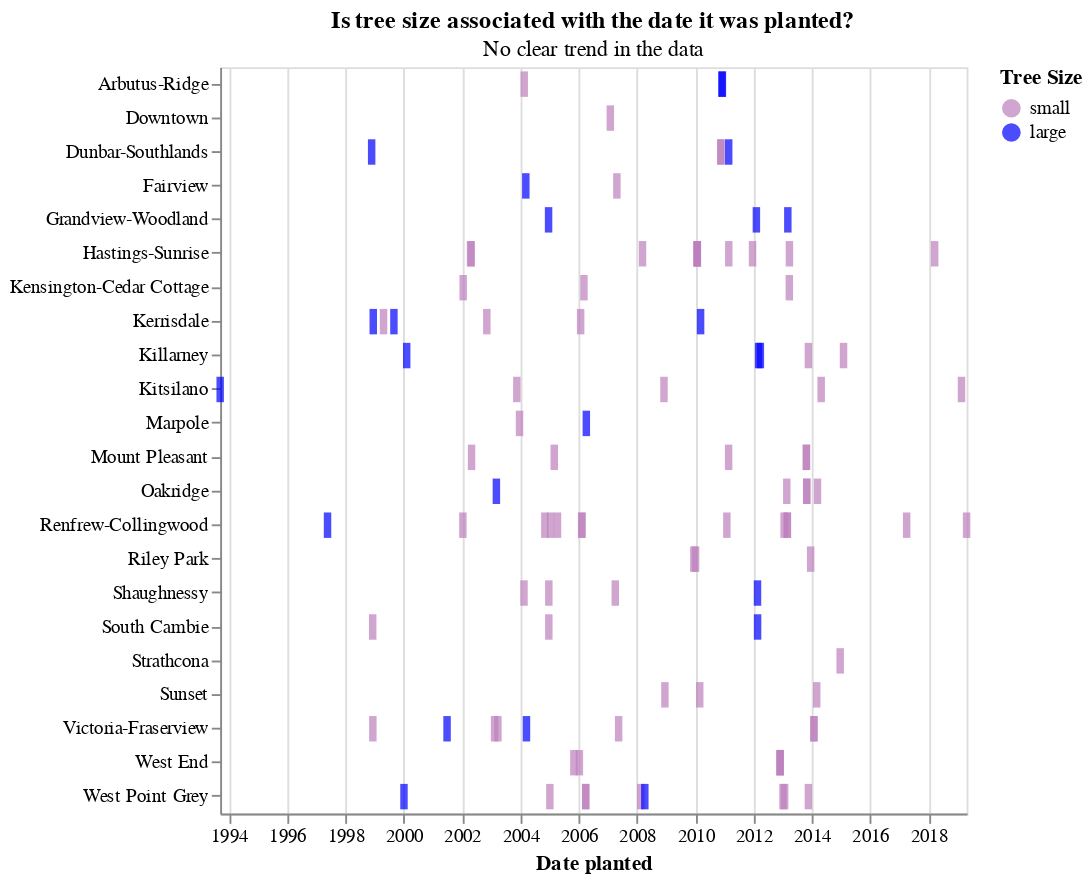

Notebook source saved alongside this figure:
### Markdown cell above
### Plot 4: Small / Large Tree Date Planted Rug Plot

### Code cell
# Small / large encoded as color for a rug plot to visualize and compare date_planted

# Add size label for color encoding
small_trees_df['size'] = 'small'
big_trees_df['size'] = 'large'

# Make the plot df, vertical concatination 
small_big_df = pd.concat([small_trees_df, big_trees_df], axis=0)

# Plot title
plot4_title = alt.TitleParams(
    "Is tree size associated with the date it was planted?",
    subtitle='No clear trend in the data'
)

# Plot 
plot4 = alt.Chart(small_big_df).mark_tick(thickness=4).encode(
    alt.X('date_planted', title='Date planted'),
    alt.Y('neighbourhood_name', title=None),
    alt.Color('size:N', 
              scale=alt.Scale(
                  domain=['small', 'large'], 
                  range=['#bc80bd', 'blue']
              ),
              legend=alt.Legend(title='Tree Size')
             ),
    tooltip=[
        alt.Tooltip('genus_name', title='Genus: '),
        alt.Tooltip('height_range_id', title='Height range: '),
        alt.Tooltip('diameter', title='Diameter (in): ')
    ]
).properties(height=400, width=400, title=plot4_title)


plot4

# Tableau10 yellow: #e7ca60; large
# Set3 purple: #bc80bd; small

### Figure 1 — Vega-Lite specification as saved in the notebook (floating-point values rounded to 4 significant figures; data arrays with more than 128 entries replaced by an {"elided": "..."} marker saying what was removed)
{"config": {"view": {"continuousWidth": 400, "continuousHeight": 300}}, "data": {"name": "data-8cc3efb0c04a470cd0b0cd86cf1d7270"}, "mark": {"type": "tick", "thickness": 4}, "encoding": {"color": {"type": "nominal", "field": "size", "legend": {"title": "Tree Size"}, "scale": {"domain": ["small", "large"], "range": ["#bc80bd", "blue"]}}, "tooltip": [{"type": "nominal", "field": "genus_name", "title": "Genus: "}, {"type": "quantitative", "field": "height_range_id", "title": "Height range: "}, {"type": "quantitative", "field": "diameter", "title": "Diameter (in): "}], "x": {"type": "temporal", "field": "date_planted", "title": "Date planted"}, "y": {"type": "nominal", "field": "neighbourhood_name", "title": null}}, "height": 400, "title": {"text": "Is tree size associated with the date it was planted?", "subtitle": "No clear trend in the data"}, "width": 400, "$schema": "https://vega.github.io/schema/vega-lite/v4.8.1.json", "datasets": {"data-8cc3efb0c04a470cd0b0cd86cf1d7270": {"elided": "334 records"}}}
